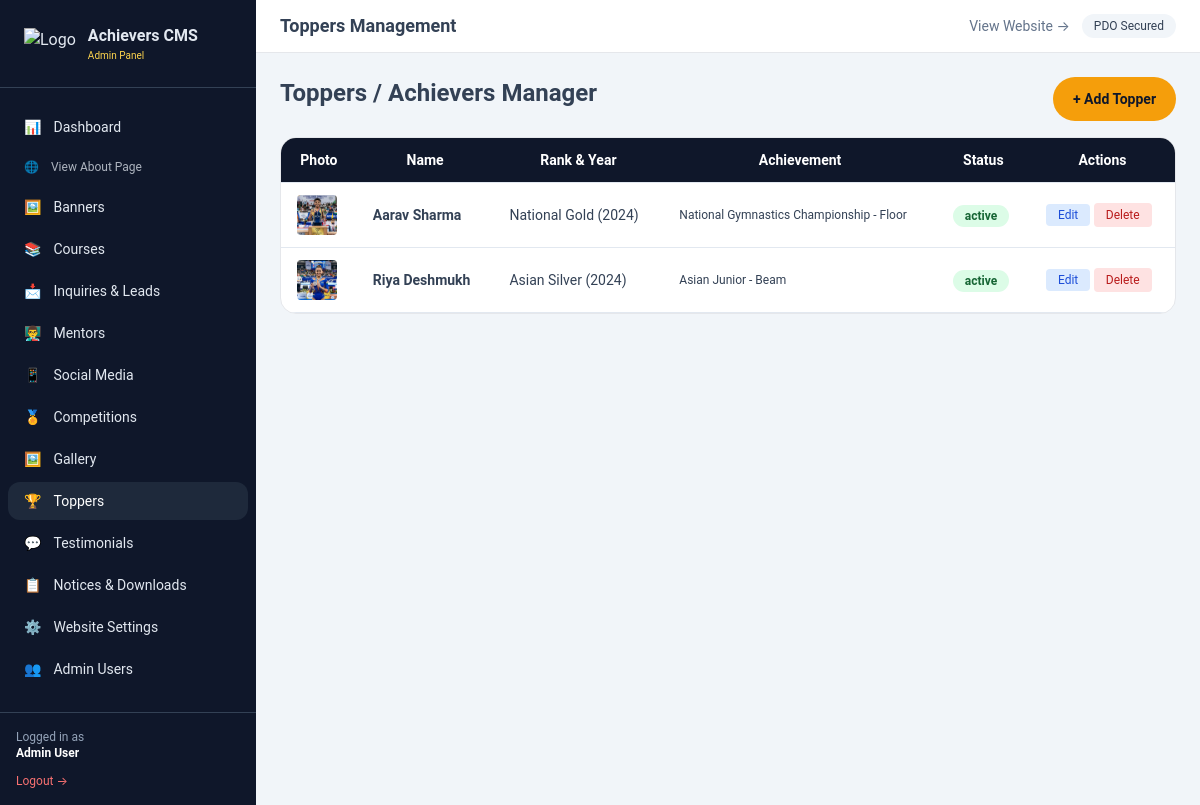
The app's page /admin/toppers.php (signed in) with its own data.
### tables this page shows
CREATE TABLE toppers (
    id INT AUTO_INCREMENT PRIMARY KEY,
    name VARCHAR(100) NOT NULL,
    rank VARCHAR(50),
    year YEAR,
    achievement TEXT,
    photo VARCHAR(255),
    course VARCHAR(150),
    status ENUM('active','inactive') DEFAULT 'active',
    created_at TIMESTAMP DEFAULT CURRENT_TIMESTAMP
);

### includes/db.php (called while the page is built, shortened)
<?php
$host = 'localhost';
$dbname = 'achievers_cms';
$username = 'root';
$password = '';
try {
    $pdo = new PDO("mysql:host=$host;dbname=$dbname;charset=utf8mb4", $username, $password, [
        PDO::ATTR_ERRMODE => PDO::ERRMODE_EXCEPTION,
        PDO::ATTR_DEFAULT_FETCH_MODE => PDO::FETCH_ASSOC,
        PDO::ATTR_EMULATE_PREPARES => false,
    ]);
} catch (PDOException $e) {
    die("Database connection failed: " . $e->getMessage());
}
function db_query($sql, $params = []) {
    global $pdo;
    $stmt = $pdo->prepare($sql);
    $stmt->execute($params);
    return $stmt;
}
function db_get_all($sql, $params = []) {
    return db_query($sql, $params)->fetchAll();
}
?>

### admin/toppers.php (the view, shortened to what this page needs)
<?php
require_once __DIR__ . '/includes/admin_header.php';
$toppers = db_get_all("SELECT * FROM toppers ORDER BY year DESC");
?>
<div>
    <div class="flex justify-between mb-4">
        <h2 class="text-2xl font-bold">Toppers / Achievers Manager</h2>
        <a href="?action=add" class="btn-accent px-5 py-2 text-sm">+ Add Topper</a>
    </div>
    <div class="bg-white rounded-2xl border overflow-hidden">
        <table class="admin-table w-full text-sm">
            <thead><tr><th>Photo</th><th>Name</th><th>Rank &amp; Year</th><th>Achievement</th><th>Status</th><th>Actions</th></tr></thead>
            <tbody>
                <?php foreach ($toppers as $t): ?>
                <tr>
                    <td><img src="<?= htmlspecialchars($t['photo'] ?: 'assets/images/topper-aarav.jpg') ?>" class="w-10 h-10 object-cover rounded"></td>
                    <td class="font-semibold"><?= htmlspecialchars($t['name']) ?></td>
                    <td><?= htmlspecialchars($t['rank']) ?> (<?= $t['year'] ?>)</td>
                    <td class="text-xs"><?= htmlspecialchars($t['achievement']) ?></td>
                    <td><?= get_status_badge($t['status']) ?></td>
                    <td>
                        <a href="?edit=<?= $t['id'] ?>" class="px-3 py-1 text-xs bg-blue-100 text-blue-700 rounded">Edit</a>
                        <form method="POST" onsubmit="event.preventDefault();confirmDelete(this.id)" class="inline">
                            <button class="px-3 py-1 text-xs bg-red-100 text-red-700 rounded">Delete</button>
                        </form>
                    </td>
                </tr>
                <?php endforeach; ?>
            </tbody>
        </table>
    </div>
</div>
<?php require_once __DIR__ . '/includes/admin_footer.php'; ?>

### includes/functions.php (shortened to what this page needs)
<?php
function get_status_badge($status) {
    $colors = [
        'active' => 'bg-green-100 text-green-800',
        'inactive' => 'bg-gray-100 text-gray-800',
        'Pending' => 'bg-yellow-100 text-yellow-800',
        'Contacted' => 'bg-blue-100 text-blue-800',
        'Enrolled' => 'bg-green-100 text-green-800',
        'Closed' => 'bg-gray-200 text-gray-700',
        'published' => 'bg-green-100 text-green-800',
        'unpublished' => 'bg-red-100 text-red-800',
    ];
    $class = $colors[$status] ?? 'bg-gray-100 text-gray-800';
    return "<span class='px-3 py-1 rounded-full text-xs font-semibold $class'>$status</span>";
}
?>

### assets/css/style.css (style rules this page uses)
:root { --primary: #0f172a; --accent: #f59e0b; --gold: #fbbf24; }
* { box-sizing: border-box; }
body { font-family: 'Poppins', 'Roboto', 'Open Sans', system-ui, -apple-system, BlinkMacSystemFont, "Segoe UI", sans-serif; line-height: 1.6; color: #334155; }
h1, h2, h3 { font-weight: 700; }
.btn-accent { background: #f59e0b; color: #0f172a; padding: 12px 26px; border-radius: 9999px; font-weight: 600; }
.admin-table th { background: #0f172a; color: white; font-weight: 600; }
.admin-table td, .admin-table th { padding: 12px 16px; border-bottom: 1px solid #e2e8f0; }
.nav-link, .btn-primary, .btn-accent { min-height: 44px; display: inline-flex; align-items: center; justify-content: center; }

### records on screen
toppers: photo (picture), name "Aarav Sharma", rank "National Gold", year "2024", achievement "National Gymnastics Championship - Floor", status "active"
toppers: photo (picture), name "Riya Deshmukh", rank "Asian Silver", year "2024", achievement "Asian Junior - Beam", status "active"

### other values on screen
$admin_name "Admin User"
str_replace('.php', '', $current_page) "Toppers"
